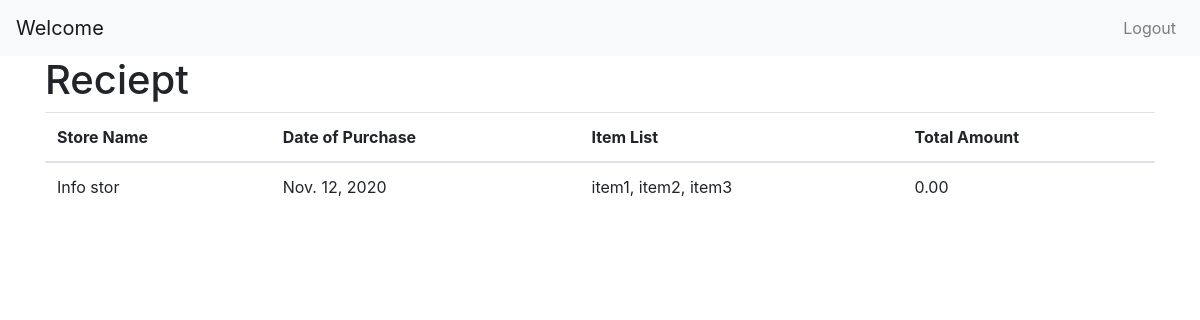
/6/, run on the app's committed database.
### reciepts/models.py (models this page shows, shortened)
class Reciept(models.Model):
    user = models.ForeignKey(User, on_delete=models.CASCADE)
    store_name = models.CharField(max_length=100)
    data_of_purchase = models.DateField()
    item_list = models.TextField()
    total_amount = models.DecimalField(max_digits=10, decimal_places=2)

### reciepts/views.py (the view)
# urls.py: path('<str:pk>/', views.recieptView, name='reciept'),
def recieptView(request, pk):
    reciept = Reciept.objects.filter(id=pk)[0]
    context = {'reciept': reciept}
    return render(request, 'reciepts/reciept.html', context)

### templates/reciepts/reciept.html (shortened to what this page needs)
<!DOCTYPE html>
<html lang="en">
<head>
    <link href="https://maxcdn.bootstrapcdn.com/bootstrap/4.5.2/css/bootstrap.min.css" rel="stylesheet">
</head>
<body>
    <nav class="navbar navbar-expand-lg navbar-light bg-light">
        <a class="navbar-brand" href="#">Welcome <b>{{ user.username }}</b></a>
        <div class="collapse navbar-collapse" id="navbarNav">
            <ul class="navbar-nav ml-auto">
                <li class="nav-item">
                    <a class="nav-link" href="{% url "reciepts:logout" %}">Logout</a>
                </li>
            </ul>
        </div>
    </nav>
    <div class="container">
        <h1>Reciept</h1>
        <table class="table">
            <thead>
                <tr>
                    <th>Store Name</th>
                    <th>Date of Purchase</th>
                    <th>Item List</th>
                    <th>Total Amount</th>
                </tr>
            </thead>
            <tbody>
                <tr>
                    <td>{{ reciept.store_name }}</td>
                    <td>{{ reciept.data_of_purchase }}</td>
                    <td>{{ reciept.item_list }}</td>
                    <td>{{ reciept.total_amount }}</td>
                </tr>
            </tbody>
        </table>
    </div>
</body>
</html>

### data on the page
Reciept: store_name "Info stor", data_of_purchase "Nov. 12, 2020", item_list "item1, item2, item3", total_amount "0.00"
